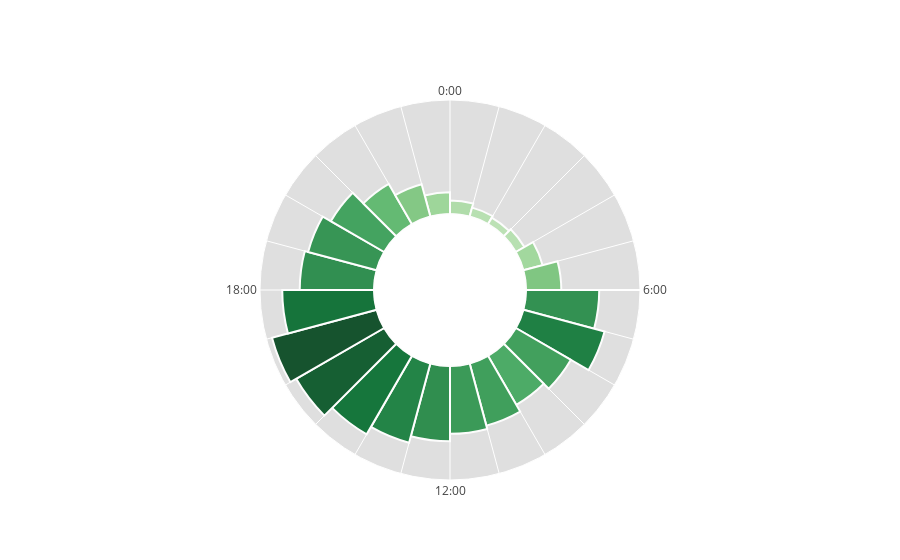

The notebook cell this image was saved under:
### Code cell
# sn_processing['Date'] = sn_processing['StartTime'].dt.date
days = gm_processing.groupby(['Date','StartHour']).agg({'TripID':'count'}).reset_index()
dfplot = days.groupby('StartHour').agg({'TripID':'mean'},).reset_index().rename(columns={'TripID':'AvgDemand'})

custom_green_scale = generate_custom_green_scale(24, dark_start=True)

r = dfplot['AvgDemand'].tolist()
theta = np.arange(0,360,15)
width = [15]*24

ticktexts = [str(i)+":00" if i % 6 == 0 else '' for i in np.arange(24)]

fig = go.Figure(go.Barpolar(
    r=r,
    theta=[i-7.5 for i in theta],
    width=width,
    marker_color=dfplot['AvgDemand'],
    marker_colorscale=custom_green_scale,
    marker_line_color="white",
    marker_line_width=2,
    opacity=0.9
))

fig.update_layout(
    template=None,
    polar=dict(
        hole=0.4,
        bgcolor='rgb(223, 223,223)',
        radialaxis=dict(
            showticklabels=False,
            ticks='',
            linewidth=2,
            linecolor='white',
            showgrid=False,
        ),
        angularaxis=dict(
            tickvals=[i for i in theta],
            ticktext=ticktexts,
            showline=True,
            direction='clockwise',
            period=24,
            linecolor='white',
            gridcolor='white',
            showticklabels=True,
            ticks=''
        )
    )
)

fig.show()

### Figure 1 — Plotly figure (JSON) as saved in the notebook; plotly's stock layout.template omitted (floating-point values rounded to 4 significant figures)
{"data": [{"marker": {"color": [11.04, 6.891, 4.707, 3.826, 5, 10.03, 17.86, 37.04, 42.51, 32.18, 28.63, 32.57, 34.3, 38.1, 41.54, 45.87, 51.41, 54.78, 46.41, 37.58, 35.87, 31.17, 23.52, 16.96], "colorscale": [[0, "rgb(184,226,177)"], [0.04348, "rgb(174,222,168)"], [0.08696, "rgb(165,218,159)"], [0.1304, "rgb(154,214,149)"], [0.1739, "rgb(144,209,141)"], [0.2174, "rgb(133,204,132)"], [0.2609, "rgb(122,198,123)"], [0.3043, "rgb(110,193,115)"], [0.3478, "rgb(97,186,108)"], [0.3913, "rgb(86,181,103)"], [0.4348, "rgb(73,175,97)"], [0.4783, "rgb(62,168,91)"], [0.5217, "rgb(55,160,85)"], [0.5652, "rgb(47,152,78)"], [0.6087, "rgb(40,145,73)"], [0.6522, "rgb(33,137,67)"], [0.6957, "rgb(24,129,61)"], [0.7391, "rgb(15,122,55)"], [0.7826, "rgb(6,114,48)"], [0.8261, "rgb(0,107,43)"], [0.8696, "rgb(0,97,39)"], [0.913, "rgb(0,87,35)"], [0.9565, "rgb(0,77,30)"], [1, "rgb(0,68,27)"]], "line": {"color": "white", "width": 2}}, "opacity": 0.9, "r": [11.04, 6.891, 4.707, 3.826, 5, 10.03, 17.86, 37.04, 42.51, 32.18, 28.63, 32.57, 34.3, 38.1, 41.54, 45.87, 51.41, 54.78, 46.41, 37.58, 35.87, 31.17, 23.52, 16.96], "theta": [-7.5, 7.5, 22.5, 37.5, 52.5, 67.5, 82.5, 97.5, 112.5, 127.5, 142.5, 157.5, 172.5, 187.5, 202.5, 217.5, 232.5, 247.5, 262.5, 277.5, 292.5, 307.5, 322.5, 337.5], "type": "barpolar", "width": [15, 15, 15, 15, 15, 15, 15, 15, 15, 15, 15, 15, 15, 15, 15, 15, 15, 15, 15, 15, 15, 15, 15, 15]}], "layout": {"polar": {"angularaxis": {"direction": "clockwise", "gridcolor": "white", "linecolor": "white", "period": 24, "showline": true, "showticklabels": true, "ticks": "", "ticktext": ["0:00", "", "", "", "", "", "6:00", "", "", "", "", "", "12:00", "", "", "", "", "", "18:00", "", "", "", "", ""], "tickvals": [0, 15, 30, 45, 60, 75, 90, 105, 120, 135, 150, 165, 180, 195, 210, 225, 240, 255, 270, 285, 300, 315, 330, 345]}, "bgcolor": "rgb(223, 223,223)", "hole": 0.4, "radialaxis": {"linecolor": "white", "linewidth": 2, "showgrid": false, "showticklabels": false, "ticks": ""}}}}
